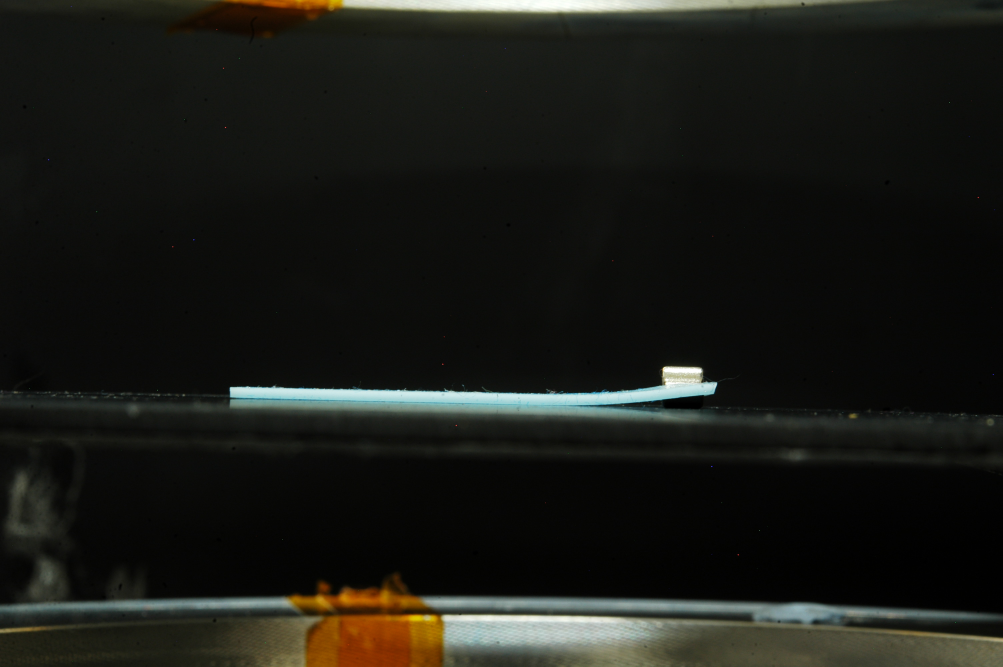
#> input picture matt_black_10_samples125/asample1.JPG, 3008 x 2000 px, found by its file name (shown at 1/3 size)
$ python makeAllFinalGraphs.py
#> lines starting #> are read from the running program, lines starting #| are printed output that depends on the picture; after the words box and inside, x2 and y2 are one past the last pixel; in counts of white or black regions, pixels touching at a corner belong together
### youngsModulusAnalysis.py
import copy

import numpy as np
from matplotlib import pyplot as plt
from scipy.optimize import curve_fit

top_init_vals = [1, 1]


# [4 lines left out: function two_lines, not called in this run]


def one_line(x, a, b):
    return a * x + b


def get_gradient(filename):
    top_data = np.genfromtxt(filename, skip_header=1, delimiter=',')
    extension_vals = top_data[:, 0]
    force_vals = top_data[:, 1]
    best_vals, covarA = curve_fit(one_line, extension_vals, force_vals, p0=top_init_vals)
    return best_vals[0]


def find_min_residual(extension_vals, force_vals):
    cutPoints = []
    sum_residual_square = []
    for cutPoint in range(5, len(extension_vals) - 5):
        extension_valsA = extension_vals[:cutPoint]
        extension_valsB = extension_vals[cutPoint:]
        force_valsA = force_vals[:cutPoint]
        force_valsB = force_vals[cutPoint:]

        best_top_valsA, covarA = curve_fit(one_line, extension_valsA, force_valsA, p0=top_init_vals)
        best_top_valsB, covarB = curve_fit(one_line, extension_valsB, force_valsB, p0=top_init_vals)
        fitted_lines = np.append(one_line(extension_valsA, *best_top_valsA), one_line(extension_valsB, *best_top_valsB))
        residuals = fitted_lines - force_vals
        cutPoints.append(cutPoint)
        sum_residual_square.append(np.sum(residuals ** 2))
        print(np.sum(residuals ** 2))

    min_residual = np.min(sum_residual_square)

    cutPoint = cutPoints[np.where(min_residual == sum_residual_square)[0][0]]
    return cutPoint


# top measurement

def get_top_or_bottom(filename, pos, plottitle):
    top_data = np.genfromtxt(filename, skip_header=1, delimiter=',')
    extension_vals = top_data[:, 0]
    force_vals = top_data[:, 1]

    cutPoint = find_min_residual(extension_vals, force_vals)
    extension_valsA = extension_vals[:cutPoint]
    extension_valsB = extension_vals[cutPoint:]
    force_valsA = force_vals[:cutPoint]
    force_valsB = force_vals[cutPoint:]
    best_top_valsA, covarA = curve_fit(one_line, extension_valsA, force_valsA, p0=top_init_vals)
    best_top_valsB, covarB = curve_fit(one_line, extension_valsB, force_valsB, p0=top_init_vals)

    # [7 lines of commented-out code are left out]
    return extension_vals[cutPoint]


top_file = "youngsModulusMeasurements/polymer_top.csv"
bot_file = "youngsModulusMeasurements/polymer_bottom.csv"
diam_top_file = "youngsModulusMeasurements/diameter_top.csv"
diam_bot_file = "youngsModulusMeasurements/diameter_bottom.csv"
top_of_polymer = get_top_or_bottom(top_file, 221, "Top of Polymer")
bot_of_polymer = get_top_or_bottom(bot_file, 222, "Bottom of Polymer")
top_of_diam = get_top_or_bottom(diam_top_file, 223, "Top of Diameter")
bot_of_diam = get_top_or_bottom(diam_bot_file, 224, "Bottom of Diameter")
# plt.show()
print("Top of polymer at %f mm" % top_of_polymer)
print("Bottom of polymer at %f mm" % bot_of_polymer)
thickness = bot_of_polymer - top_of_polymer

# diam top


diameter = bot_of_diam - top_of_diam
# print("Top of diameter at %f mm"%top_of_diam)
# print("Bottom of diameter at %f mm"%bot_of_diam)

# diam bot
# force extenstion
force_ext_file = "youngsModulusMeasurements/force_extension.csv"
force_extension_gradient = get_gradient(force_ext_file)


# youngs modulus calc

# [89 lines left out: functions chi_squared, find_gradient_and_chi_squared_and_error, find_errors, makeYoungModulusGraph, not called in this run]

# [5 lines of commented-out code are left out]

### deflectionCurveFitting/makeDifferenceImage.py
from imports import *


# [26 lines left out: functions makeBlueOnlyDifferenceImage, makeAnyColourDifferenceImage, not called in this run]


def useOriginalImageForFilter(image_name, background_name, crop_array):
#> called with background_name = 'matt_black_10_samples125/asample8.JPG'
    crop_top, crop_bottom, crop_left, crop_right = crop_array

    img = cv.imread(image_name)
#> img is the input picture: shape (2000, 3008, 3); mean B, G, R 22.1, 26.8, 26.1

    img = img[crop_top:crop_bottom, crop_left:crop_right]
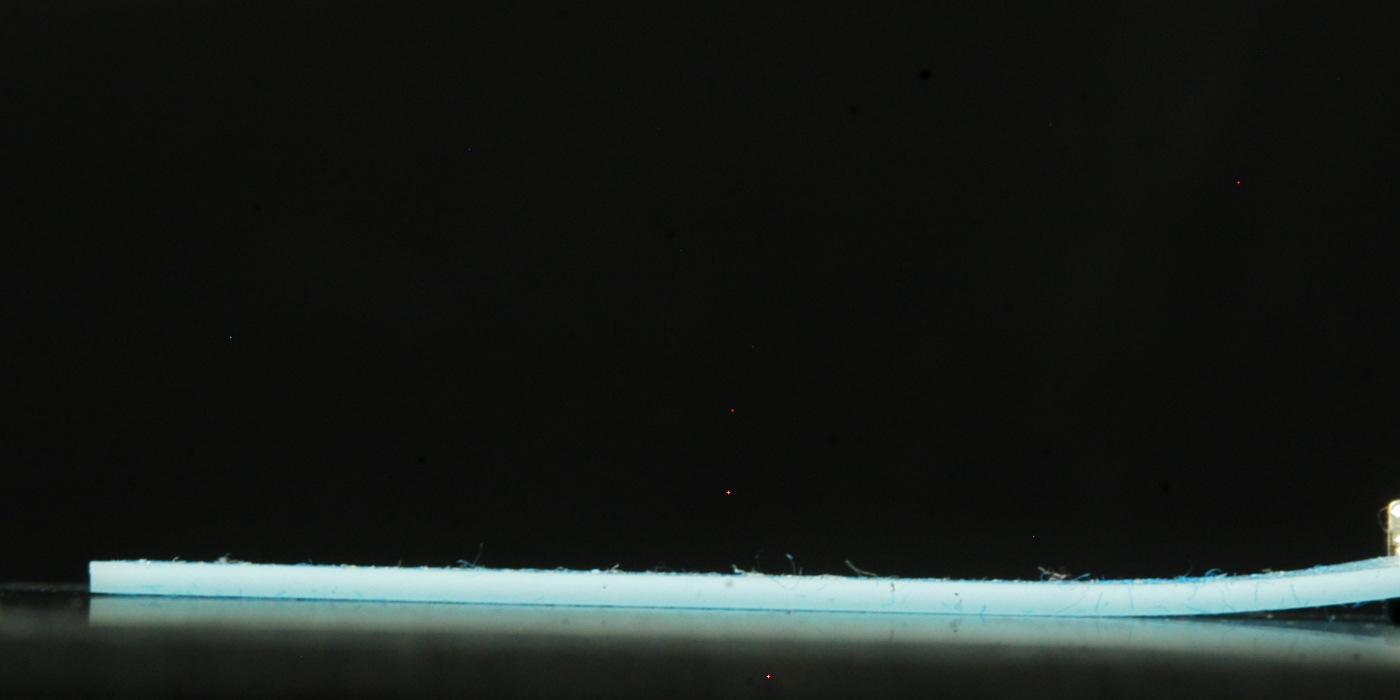
#> img: shape (700, 1400, 3); mean B, G, R 28.4, 30.7, 26.3

    return img


def blue_only_reduce_noise(image_cv, lowT, highT):
    return np.where((image_cv > lowT) & (image_cv < highT), image_cv, 0)


# [14 lines left out: function any_hsv_reduce_noise, not called in this run]


def any_colour_reduce_noise(image_cv, rgb_noise_reduction_array):
    lowR, highR = rgb_noise_reduction_array[0]
    lowG, highG = rgb_noise_reduction_array[1]
    lowB, highB = rgb_noise_reduction_array[2]
    mask = cv.inRange(image_cv, (lowB, lowG, lowR), (highB, highG, highR))
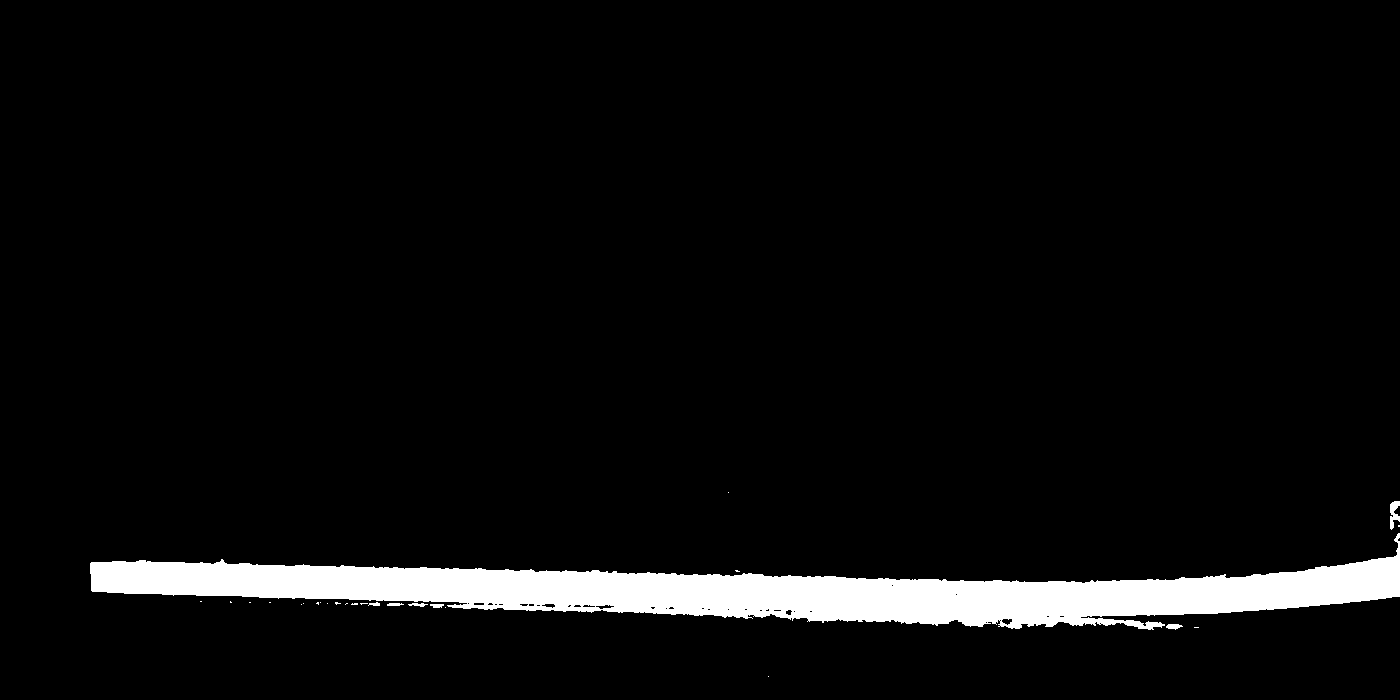
#> mask: shape (700, 1400); 5.2% white; 26 white regions (19 under 20 px), largest, box (x1, y1, x2, y2) and area: (90, 533, 1400, 630) 50297, (1390, 501, 1400, 530) 177, (1166, 624, 1183, 630) 68
    filtered_image = cv.bitwise_and(image_cv, image_cv, mask=mask)
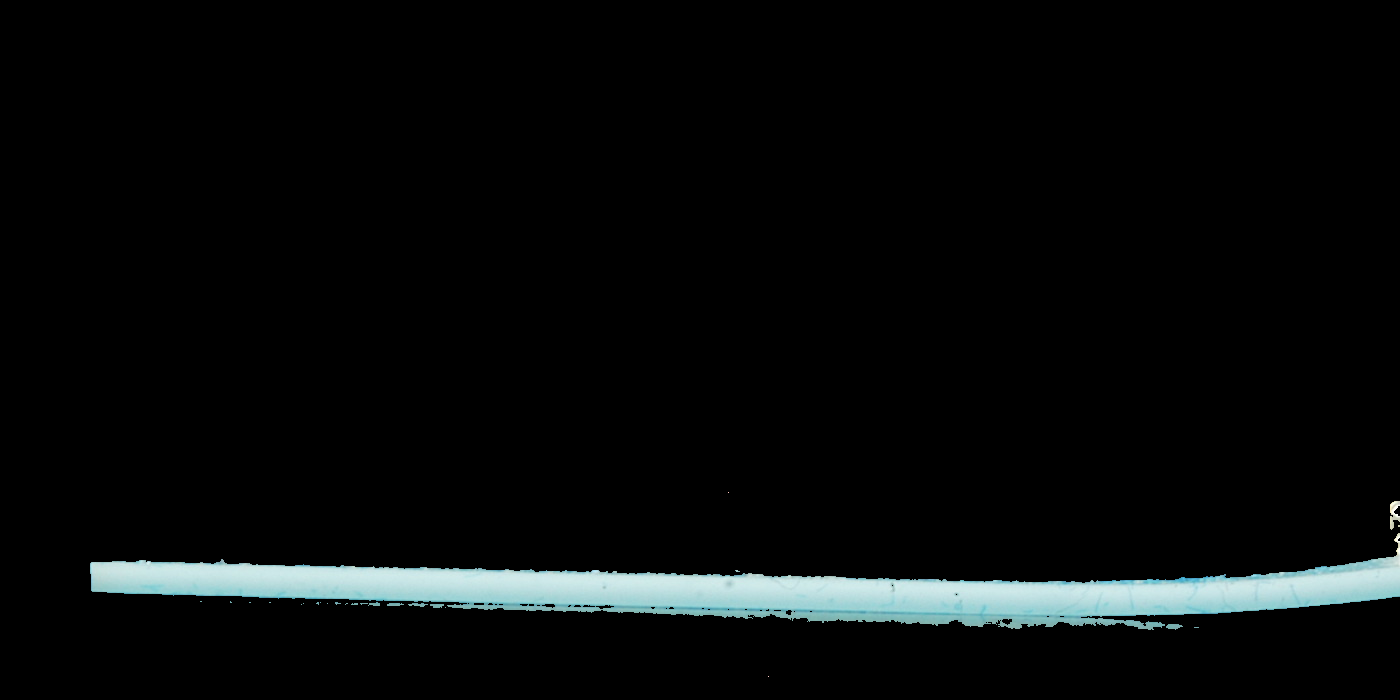
#> filtered_image: shape (700, 1400, 3); mean B, G, R 11.1, 11, 8.8
    blue_channel = filtered_image[:, :, 0]
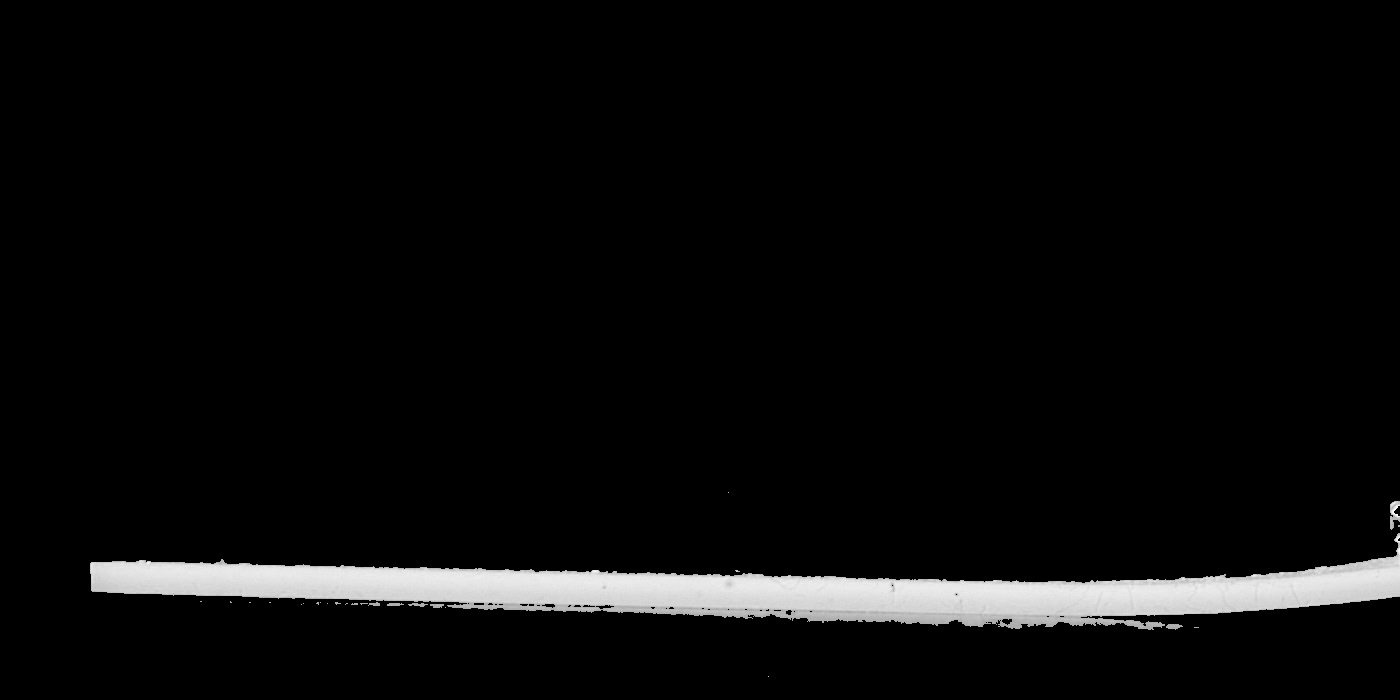
#> blue_channel: shape (700, 1400); min 0, max 250, mean 11.1
    grayscale = cv.cvtColor(filtered_image, cv.COLOR_BGR2GRAY)
    final_image = grayscale
    print("Made difference image")
    return blue_channel


# [14 lines left out: function make_hsv_comparison_grid, not called in this run]

### deflectionCurveFitting/makeCurveFromDifferenceImage.py
from imports import *


def get_edges_x_and_y_arrays(edges_np):
    # this function should return an array of values where the edges are
    width = np.size(edges_np[1])
    # print("The width is %d"%width)
    x_array = np.empty((0, 1))
    y_array = np.empty((0, 1))
    y_errors = np.empty((0, 1))
    for x_index in range(0, width):
        values = np.where(x_index == edges_np[1])
        if np.size(values) >= 2:
            y_values = edges_np[0][values]
            y_values = [y_values[0], y_values[-1]]
            y_array = np.append(y_array, np.max(y_values))
            x_array = np.append(x_array, x_index)
            # print (x_array)
            # print (y_array)
    min_error = 5
    err_range = 5
    for i in range(len(y_array)):
        if i <= err_range or i >= (len(y_array) + err_range):
            temp_err = min_error
        else:
            temp_err = (np.std(y_array[i - err_range:i + err_range]))
            if temp_err < min_error:
                temp_err = min_error
        y_errors = np.append(y_errors, temp_err)

    return x_array, y_array, y_errors


def makeCurveFromDifferenceImage(difference_image, a, b, aperture_size):
    edges_cv = cv.Canny(difference_image, a, b, aperture_size)
    edges_np = np.where(edges_cv == 255)
    x_means, y_means, y_errors = get_edges_x_and_y_arrays(edges_np)
    return x_means, y_means, y_errors

### deflectionCurveFitting/findFitParameters.py
from imports import *
def find_reduced_chi_squared(observed, predicted, errors):
    return np.sum(((observed - predicted) ** 2 / errors) / (np.size(observed) - 1))

### deflectionCurveFitting/curvedPolymerSample.py
import matplotlib.pyplot as plt

from imports import *


class DifferenceImageObject:
    def __init__(self, img_name, background_img_name, crop_array, difference_image_function,
                 noise_reduction_type, noise_reduction_array):
        self.difference_image = None
        self.img_name = img_name
        self.background_img_name = background_img_name
        self.crop_array = crop_array
        self.difference_image_function = difference_image_function
        self.noise_reduction_type = noise_reduction_type
        self.noise_reduction_array = noise_reduction_array
        self.reducedNoiseDifferenceImage()

    def reducedNoiseDifferenceImage(self):
        difference_image = self.difference_image_function(image_name=self.img_name,
                                                          background_name=self.background_img_name,
                                                          crop_array=self.crop_array)
        self.difference_image = self.noise_reduction_type(difference_image, self.noise_reduction_array)

    def show_difference_image(self, ax):
        ax.imshow(self.difference_image)

    def changeHSVNoiseReduction(self, noise_reduction_array):
        self.noise_reduction_array = noise_reduction_array
        self.reducedNoiseDifferenceImage()

    def replaceImage(self, new_image_name):
        self.img_name = new_image_name
        self.reducedNoiseDifferenceImage()

    # [25 lines left out: function show_colour_diff_img, not called in this run]


class PolymerSample:
    elastomer = "Silicone Elastomer"

    def __init__(self, thickness, current):
        self.thickness = thickness
        self.current = current


class PolymerModel:
    model_x_data = None
    model_y_data = None

    def fitModel(self, x_data, y_data):
        self.model_x_data = x_data
        self.model_y_data = y_data

    def plotModel(self, ax):
        return

    def update_current(self, new_current):
        return


class NCurveModel(PolymerModel):
    all_fitted_curves = None
    all_fitted_params = None
    limits_array = None
    model_x_data = None
    model_y_data = None

    def __init__(self, curve_params, number):
        self.curve_params = curve_params
        self.number = number

    # [23 lines left out: functions fitModel, plotModel, not called in this run]


class LinearCurveLinearModel(PolymerModel):
    model_x_data = None
    model_y_data = None

    def __init__(self, start_of_curve, end_of_curve, curve_params, model_bounds, current):
        self.current = current
        self.start_of_curve, self.end_of_curve, self.curve_params, self.model_bounds = start_of_curve, end_of_curve, curve_params, model_bounds

    # [4 lines left out: function fitModel, not called in this run]

    def plotModel(self, ax):
        ax.plot(self.model_x_data, self.model_y_data, c='k', label="Model, I = {} A".format(self.current))


class PolymerPlotMethods:
    def gaussian_averaging_of_y_data(self):
        temp_x_data, temp_y_data, temp_y_errors = [], [], []
        averaging_size = 20
        for i in range(averaging_size, len(self.x_data) - 2 * averaging_size):
            temp_x_data.append(self.x_data[i])
            temp_y_data.append(np.mean(self.y_data[i - averaging_size:i + averaging_size]))
            y_error = 10
            # temp_y_errors.append(np.std(self.y_data[i - averaging_size:i + averaging_size]))
            temp_y_errors.append(y_error)
        temp_x_data, temp_y_data = temp_x_data, temp_y_data
        self.x_data, self.y_data, self.y_errors = temp_x_data, temp_y_data, temp_y_errors

    def makeCurveFromDifferenceImage(self):
        self.x_data, self.y_data, self.y_errors = makeCurveFromDifferenceImage(
            self.difference_image_obj.difference_image, 100, 200, 3)
        self.x_data, self.y_data, self.y_errors = self.x_data[50:-5], self.y_data[50:-5], self.y_errors[50:-5]
        # rotation to conpensate for sample
        gradients = []
        for i in range(500):
            gradients.append(self.y_data[i + 1] - self.y_data[i])
        gradient = np.mean(gradients)
        self.y_data = [y_value - (x_value - self.x_data[0]) * gradient for x_value, y_value in
                       zip(self.x_data, self.y_data)]
        self.gaussian_averaging_of_y_data()
        self.scatter_worked = True
        if len(self.y_data) < 100:
            print("Too little data found")
            self.scatter_worked = False

    def findChiSquared(self):
        self.redChiSq = find_reduced_chi_squared(self.y_data, self.shapeFitModel.model_y_data, self.y_errors)

    def plot_errorbars(self, ax):
        ax.errorbar(self.x_data, self.y_data, yerr=self.y_errors, ls='none', label="Errorbars")

    def plot_data_scatter(self, ax):
        ax.scatter(self.x_data, self.y_data, label="Data")

    def plot_model(self, ax):
        self.shapeFitModel.plotModel(ax)

    # [25 lines left out: functions display_text, plotImageWithEdgesAndModel, not called in this run]

    def analyseData(self):
        self.makeCurveFromDifferenceImage()
        if self.scatter_worked:
            self.shapeFitModel.fitModel(self.x_data, self.y_data)
            self.findChiSquared()


class CurvedPolymerSample(PolymerSample, PolymerPlotMethods):
    model_bounds = [[1, 0, 0], [np.inf, np.inf, np.inf]]
    model_used = "n_circ_fit"
    all_fitted_curves, all_fitted_params, limits_array = [], [], []
    redChiSq = -1

    def __init__(self, difference_image_obj, polymerSample, number, shapeFitModel,
                 displayTextBool=True, text_size=5, display_data=False):
        self.polymerSample = polymerSample
        self.difference_image_obj = difference_image_obj
        self.displayTextBool = displayTextBool
        self.text_size = text_size
        self.display_data = display_data
        self.number = number
        self.shapeFitModel = shapeFitModel
        self.analyseData()

    # [17 lines left out: functions change_diff_image_and_current, make_sample_array, not called in this run]

### deflectionCurveFitting/PhysicalModelManyCurvesOptimized.py
import copy

import numpy as np

from imports import *


class PhysicalModelManyCurvesOptimised(PolymerModel):
    all_fitted_curves = None
    all_fitted_params = None
    limits_array = None
    model_x_data = None
    model_y_data = None
    curve_x_limits = []
    curve_y_limits = []
    energy_x_output_data = []
    energy_y_output_data = []

    def __init__(self, current, properties_array, initial_guesses):
        self.initial_guesses = initial_guesses
        self.current = current
        self.field_strength = self.current * 0.006 / 4
        self.thickness, self.width, self.youngModulus, self.total_length, self.magnet_thickness, self.magnet_mass, self.magnet_strength, self.density = properties_array

    def update_current(self, new_current):
        self.current = new_current
        self.field_strength = self.current * 0.006 / 4

    def find_total_energy(self, angle_function, angle_func_init_array, energy_curve_resolution):
        arc_length = self.total_length / energy_curve_resolution
        x_array, y_array = np.zeros(energy_curve_resolution + 1), np.zeros(energy_curve_resolution + 1)
        all_lengths = np.linspace(0, self.total_length, energy_curve_resolution)
        all_angles = angle_function(all_lengths, angle_func_init_array)
        for current_angle, index in zip(all_angles, range(0, energy_curve_resolution)):
#> (the run stopped early here; a loop or call above may not have finished)
